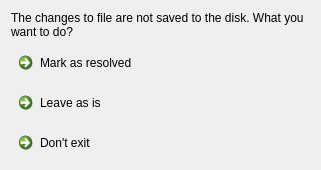
<?xml version="1.0" encoding="UTF-8"?>
<ui version="4.0">
 <class>CloseEventDialog</class>
 <widget class="QDialog" name="CloseEventDialog">
  <property name="geometry">
   <rect>
    <x>0</x>
    <y>0</y>
    <width>321</width>
    <height>170</height>
   </rect>
  </property>
  <property name="windowTitle">
   <string>Close</string>
  </property>
  <layout class="QVBoxLayout" name="verticalLayout">
   <item>
    <widget class="QLabel" name="label">
     <property name="text">
      <string>The changes to file are not saved to the disk. What you want to do?</string>
     </property>
     <property name="wordWrap">
      <bool>true</bool>
     </property>
    </widget>
   </item>
   <item>
    <spacer name="verticalSpacer">
     <property name="orientation">
      <enum>Qt::Vertical</enum>
     </property>
     <property name="sizeHint" stdset="0">
      <size>
       <width>20</width>
       <height>32</height>
      </size>
     </property>
    </spacer>
   </item>
   <item>
    <widget class="QCommandLinkButton" name="commandLinkButtonMarkResolved">
     <property name="font">
      <font>
       <weight>50</weight>
       <bold>false</bold>
      </font>
     </property>
     <property name="text">
      <string>Mark as resolved</string>
     </property>
    </widget>
   </item>
   <item>
    <widget class="QCommandLinkButton" name="commandLinkButtonLeaveAsIs">
     <property name="font">
      <font>
       <weight>50</weight>
       <bold>false</bold>
      </font>
     </property>
     <property name="text">
      <string>Leave as is</string>
     </property>
    </widget>
   </item>
   <item>
    <widget class="QCommandLinkButton" name="commandLinkButtonDontExit">
     <property name="font">
      <font>
       <weight>50</weight>
       <bold>false</bold>
      </font>
     </property>
     <property name="text">
      <string>Don't exit</string>
     </property>
    </widget>
   </item>
  </layout>
 </widget>
 <resources/>
 <connections/>
</ui>
